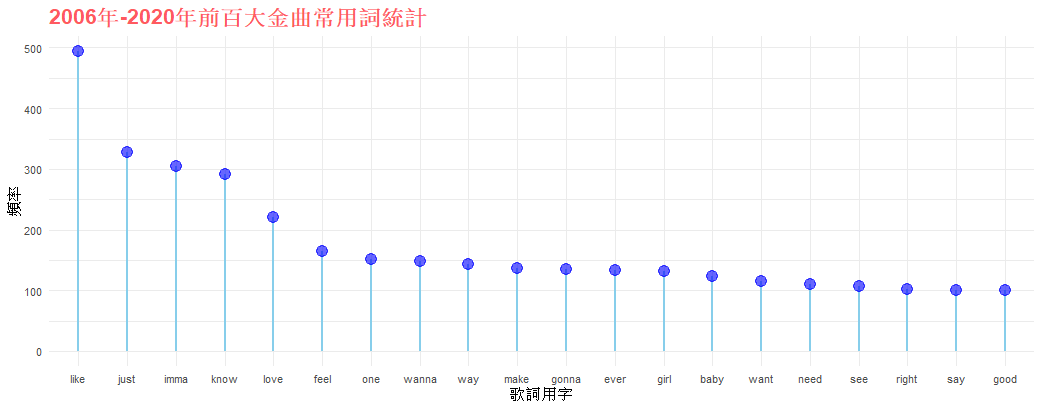

Recreate this plot in R.
#library 會出現 error 的 packages
library(tm)
library(tidyr)
library(textclean)
library(qdap)
library(tidytext)
library(textdata)
library(devtools)

##############
library(wordcloud2)
library(wordcloud)

#前期處理
songs_source <- DataframeSource(song_data)
songs_corpus <- VCorpus(songs_source)

songs_corpus <- songs_corpus %>% 
    tm_map(removePunctuation) %>%
    tm_map(content_transformer(tolower)) %>%
    tm_map(removeWords, c(stopwords("en"),"dont",
                          "can","just", "cant", "get", "got")) %>%
    tm_map(content_transformer(replace_number)) %>%
    tm_map(content_transformer(bracketX)) %>%
    tm_map(stripWhitespace) 


#analyze lyrics on music 

#Stem document
clean_corpus <- tm_map(songs_corpus, stemDocument)
#Create Term Document Matrix
clean_tdm    <- TermDocumentMatrix(clean_corpus)
#Converting TDM to matrix for Analysis
clean_m      <- as.matrix(clean_tdm)

#create word frequency charts
frequency_words <- freq_terms(
    song_data$text, top = 20, at.least = 3, stopwords = 
        c(stopwords("english"), "dont", "can", "get", "got"))

frequency_words %>%
    ggplot( aes(x=WORD, y=FREQ)) +
    geom_segment( aes(x= reorder(WORD,desc(FREQ)), xend=WORD, y=0, yend=FREQ)
                  ,color="skyblue", size=1) +
    geom_point(color="blue", size=4, alpha=0.6) +
    theme_minimal()+
    theme(text = element_text(size = 10),
          plot.title = element_text(size = 16,color = "#ff5a5f", face = "bold"
                                    ,margin = margin(b = 7)),
          plot.subtitle = element_text(size = 10, color = "darkslategrey"
                                       , margin = margin(b = 7))) +
    labs(x = "歌詞用字", y = "頻率", title = "2006年-2020年前百大金曲常用詞統計")
